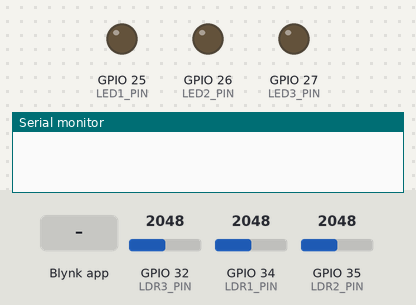
The sketch below on a simulated ESP32. On the bench: output pins drawn as LEDs (lit = HIGH), the last lines printed to the serial monitor. Dashed ring = blinking. The test bench sets the inputs (shaded band); at power-on: GPIO 32 (LDR3_PIN) = 2048, GPIO 34 (LDR1_PIN) = 2048, GPIO 35 (LDR2_PIN) = 2048. WiFi joins after 1.5 s; servers stay silent unless stated; EEPROM starts erased.

Above: at 0.1 s.
3.1 s: GPIO 32 (LDR3_PIN) set to 2866
At 3.8 s:
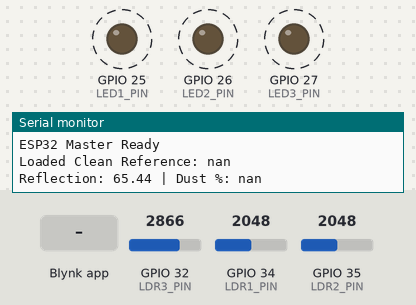
6.1 s: Blynk app writes 1 to V20
Timing chart, 0 to 15.1 s (numbered marks = the images above; inputs shaded):
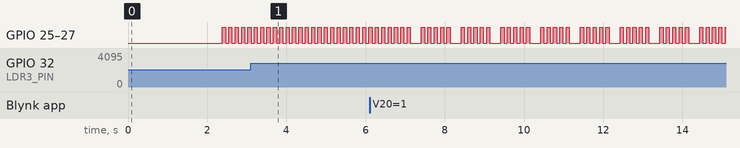

The sketch:

ESP32-code.ino
```cpp
//MASTER CODE

#define BLYNK_TEMPLATE_ID "TMPLM"
#define BLYNK_TEMPLATE_NAME "solar0"
#define BLYNK_AUTH_TOKEN "Xxac3g6"

#define BLYNK_PRINT Serial

#include <WiFi.h>
#include <BlynkSimpleEsp32.h>
#include <EEPROM.h>

char ssid[] = "USERNAME";
char pass[] = "PASSWORD";

#define LDR1_PIN 34
#define LDR2_PIN 35
#define LDR3_PIN 32

#define LED1_PIN 25
#define LED2_PIN 26
#define LED3_PIN 27

#define NUM_SAMPLES 5
#define LED_ON_DELAY 80
#define LED_OFF_DELAY 80
#define INDOOR_SCALE 1.2
#define EMA_ALPHA 0.2

// =====================================================
// CLEANING SETTINGS
// =====================================================
#define DUST_THRESHOLD 65.0
#define REQUIRED_HIGH_READINGS 6
#define CLEANING_COOLDOWN 600000UL   // 10 min

HardwareSerial mySerial(2);
BlynkTimer timer;

// VARIABLES
float ledCleanReference = 500.0;
float ledDustPercent = 0.0;
float filteredReflection = 0.0;

int highDustCounter = 0;
unsigned long lastCleaningTime = 0;

bool cleaningNow = false;

void setup() {
  Serial.begin(115200);
  EEPROM.begin(64);

  EEPROM.get(0, ledCleanReference);

  if (ledCleanReference < 50 || ledCleanReference > 3000)
    ledCleanReference = 500;

  pinMode(LDR1_PIN, INPUT);
  pinMode(LDR2_PIN, INPUT);
  pinMode(LDR3_PIN, INPUT);

  pinMode(LED1_PIN, OUTPUT);
  pinMode(LED2_PIN, OUTPUT);
  pinMode(LED3_PIN, OUTPUT);

  digitalWrite(LED1_PIN, LOW);
  digitalWrite(LED2_PIN, LOW);
  digitalWrite(LED3_PIN, LOW);

  // ESP32 <-> UNO Serial Communication
  // RX = GPIO16 TX = GPIO17
  mySerial.begin(9600, SERIAL_8N1, 16, 17);

  Blynk.begin(BLYNK_AUTH_TOKEN, ssid, pass);

  timer.setInterval(500L, checkDust);

  Serial.println("ESP32 Master Ready");
  Serial.print("Loaded Clean Reference: ");
  Serial.println(ledCleanReference);
}

void loop() {
  Blynk.run();
  timer.run();
}
//Blynk calibration button
BLYNK_WRITE(V20) {

  if (param.asInt() == 1 && !cleaningNow) {

    Serial.println("Calibration Started...");
    Blynk.virtualWrite(V1, "Calibrating...");

    filteredReflection = 0;
    highDustCounter = 0;

    calibrateCleanPanel();

    Serial.println("Calibration Complete");
    Blynk.virtualWrite(V1, "Calibration Done");
  }
}
//Main check
void checkDust() {

  // During cleaning -> stop dust calculation
  if (cleaningNow) {
    readUnoSerial();
    return;
  }

  float reflectionValue = measureReflection();

  // Ignore false/noise readings
  if (reflectionValue < 5) {
    Serial.println("Ignoring false reading...");
    return;
  }

  // EMA smoothing
  if (filteredReflection == 0.0)
    filteredReflection = reflectionValue;

  filteredReflection =
      EMA_ALPHA * reflectionValue +
      (1.0 - EMA_ALPHA) * filteredReflection;

  // Dust %
  ledDustPercent =
      ((ledCleanReference - filteredReflection) /
       ledCleanReference) * 100.0;

  ledDustPercent = constrain(ledDustPercent, 0, 100);

  Serial.print("Reflection: ");
  Serial.print(filteredReflection, 2);
  Serial.print(" | Dust %: ");
  Serial.println(ledDustPercent, 2);

  Blynk.virtualWrite(V2, ledDustPercent);

  // Auto drift correction when nearly clean
  if (ledDustPercent < 5.0) {
    ledCleanReference =
      (0.995 * ledCleanReference) +
      (0.005 * filteredReflection);
  }

  // Cooldown protection
  if (millis() - lastCleaningTime < CLEANING_COOLDOWN)
    return;

  // Stable dust verification
  if (ledDustPercent >= DUST_THRESHOLD)
    highDustCounter++;
  else
    highDustCounter = 0;

  // Trigger only after stable readings
  if (highDustCounter >= REQUIRED_HIGH_READINGS) {
    highDustCounter = 0;
    startCleaningCycle();
  }

  readUnoSerial();
}

//Start Cleaning Cycle
void startCleaningCycle() {

  cleaningNow = true;
  lastCleaningTime = millis();

  Serial.println("Dust Stable -> Sending START to UNO");

  // Turn OFF LEDs during cleaning
  digitalWrite(LED1_PIN, LOW);
  digitalWrite(LED2_PIN, LOW);
  digitalWrite(LED3_PIN, LOW);

  mySerial.println("START");

  Blynk.virtualWrite(V1, "Cleaning Cycle Running...");
}
//UNO Response
void readUnoSerial() {

  while (mySerial.available()) {

    String response = mySerial.readStringUntil('\n');
    response.trim();

    if (response.startsWith("DIST:")) {
      int distance = response.substring(5).toInt();
      Blynk.virtualWrite(V4, distance);
    }

    if (response == "DONE") {

      Serial.println("UNO Cleaning Cycle Finished");

      cleaningNow = false;
      filteredReflection = 0;

      Blynk.virtualWrite(V1, "Panel Clean");
    }
  }
}
//Calibration Function
void calibrateCleanPanel() {

  float total = 0;

  Serial.println("Keep panel CLEAN and room lights ON");

  for (int i = 0; i < 20; i++) {

    float value = measureReflection();
    total += value;

    Serial.print("Calibration Sample ");
    Serial.print(i + 1);
    Serial.print(": ");
    Serial.println(value);

    delay(200);
  }

  ledCleanReference = total / 20.0;

  if (ledCleanReference < 1.0)
    ledCleanReference = 10.0;

  EEPROM.put(0, ledCleanReference);
  EEPROM.commit();

  Serial.print("New Clean Reference Saved: ");
  Serial.println(ledCleanReference, 2);
}
//Reflection Measure
float measureReflection() {

  float totalReflection = 0;

  for (int i = 0; i < NUM_SAMPLES; i++) {

    // LEDs OFF -> ambient
    digitalWrite(LED1_PIN, LOW);
    digitalWrite(LED2_PIN, LOW);
    digitalWrite(LED3_PIN, LOW);
    delay(LED_OFF_DELAY);

    float ambient =
      (analogRead(LDR1_PIN) +
       analogRead(LDR2_PIN) +
       analogRead(LDR3_PIN)) / 3.0;

    // LEDs ON -> reflection
    digitalWrite(LED1_PIN, HIGH);
    digitalWrite(LED2_PIN, HIGH);
    digitalWrite(LED3_PIN, HIGH);
    delay(LED_ON_DELAY);

    float ledValue =
      (analogRead(LDR1_PIN) +
       analogRead(LDR2_PIN) +
       analogRead(LDR3_PIN)) / 3.0;

    float reflection = ledValue - ambient;

    if (reflection < 0)
      reflection = 0;

    totalReflection += reflection * INDOOR_SCALE;
  }
  digitalWrite(LED1_PIN, LOW);
  digitalWrite(LED2_PIN, LOW);
  digitalWrite(LED3_PIN, LOW);

  return totalReflection / NUM_SAMPLES;
}
```

Measured:
- by itself, GPIO 25 (LED1_PIN), GPIO 26 (LED2_PIN), GPIO 27 (LED3_PIN): repeats every 1.0 s: LOW 0.28 s, 4 × (HIGH 0.08 s, LOW 0.08 s), HIGH 0.08 s
